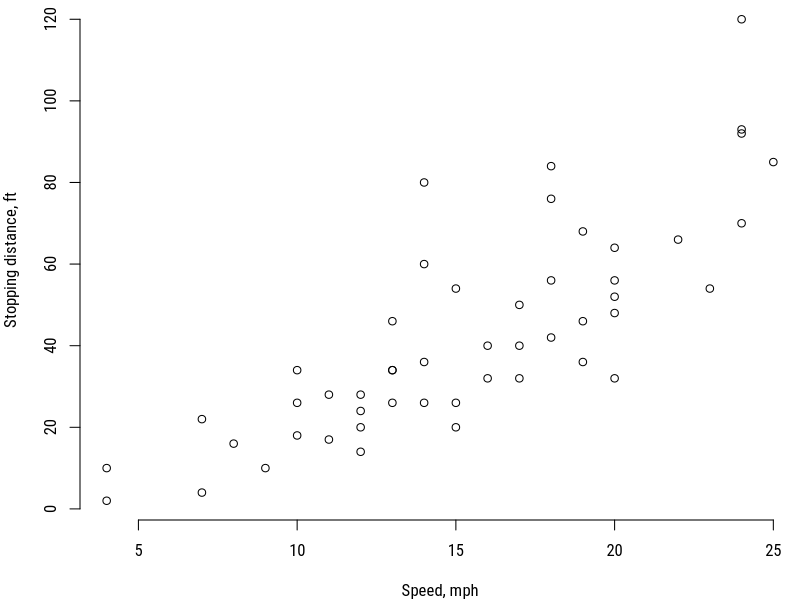
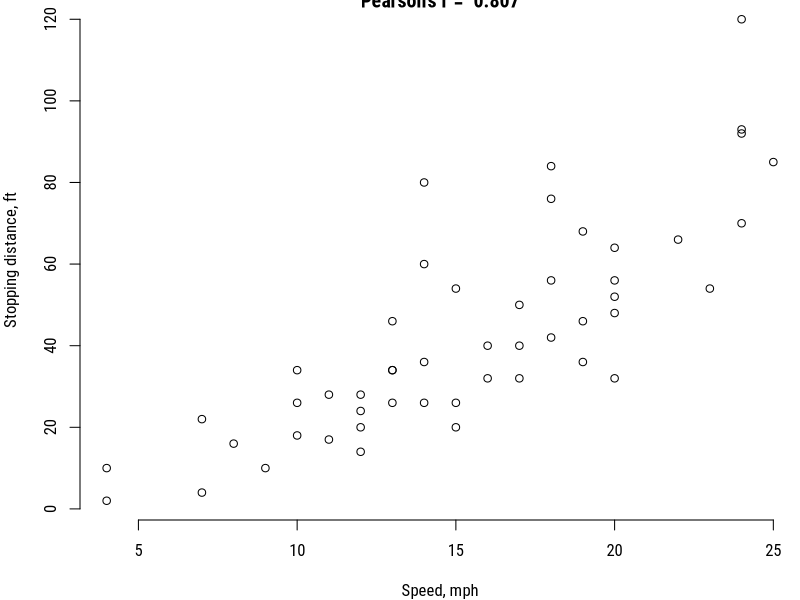
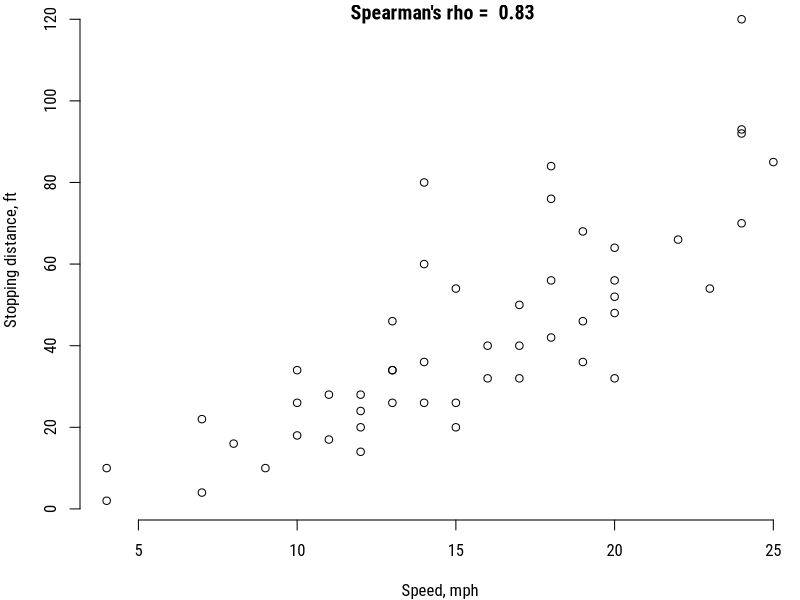
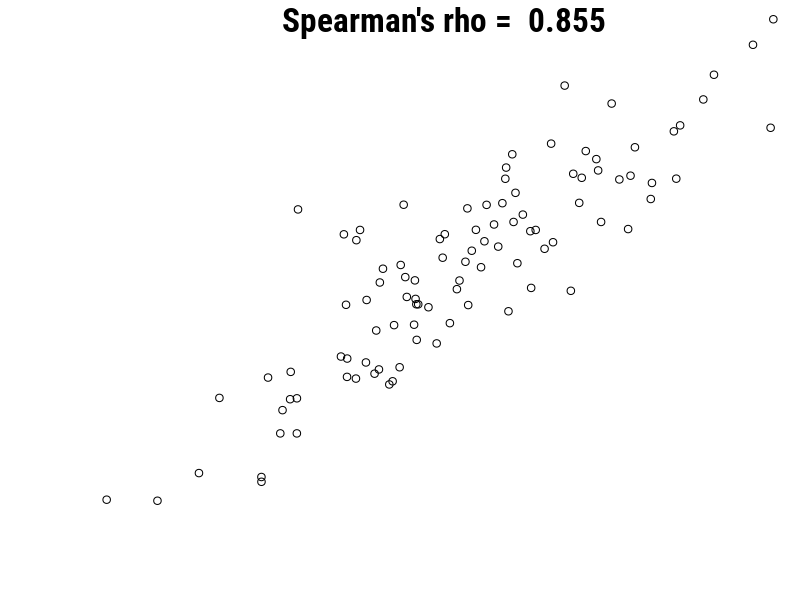
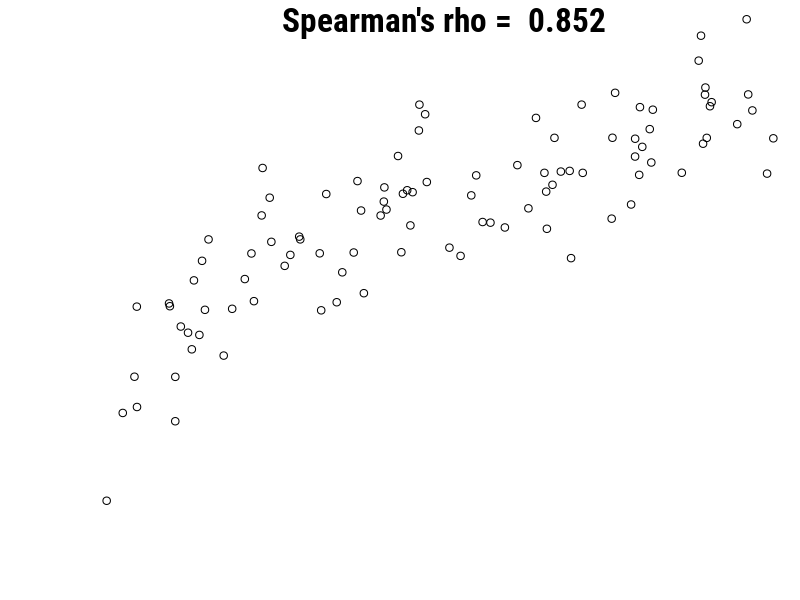
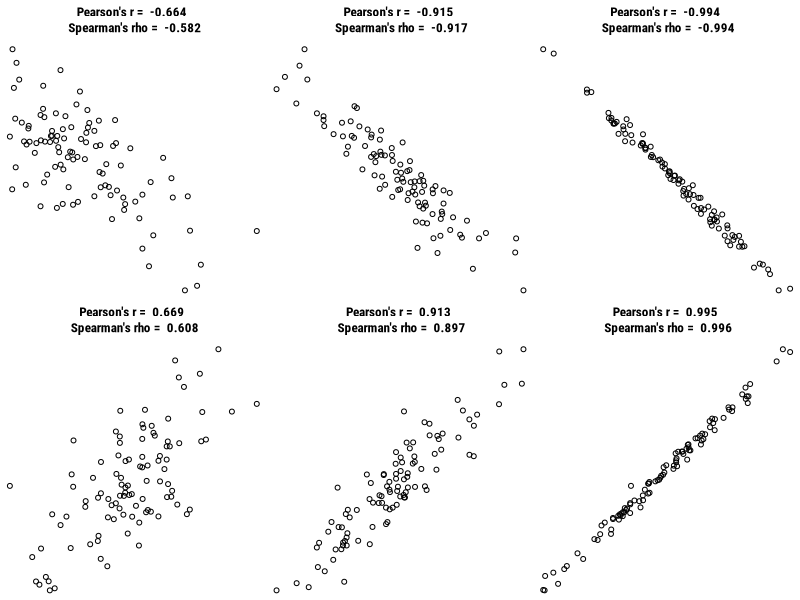
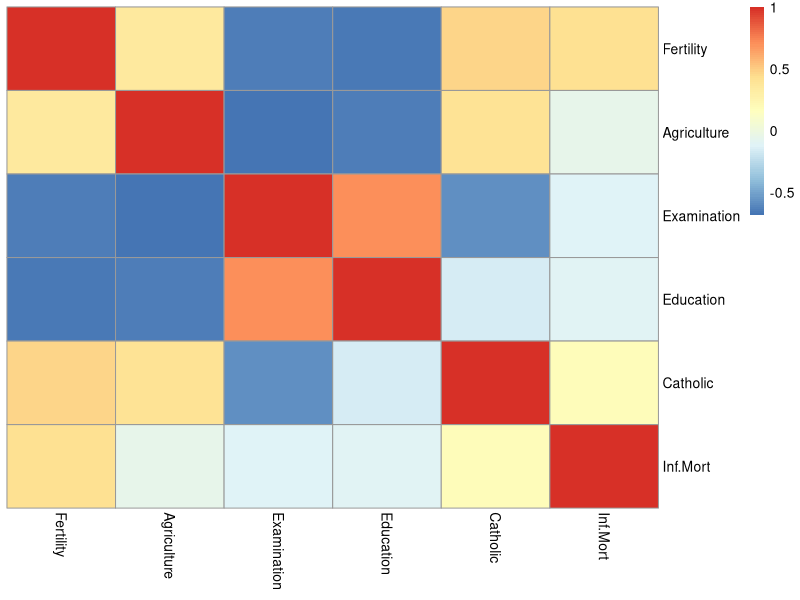
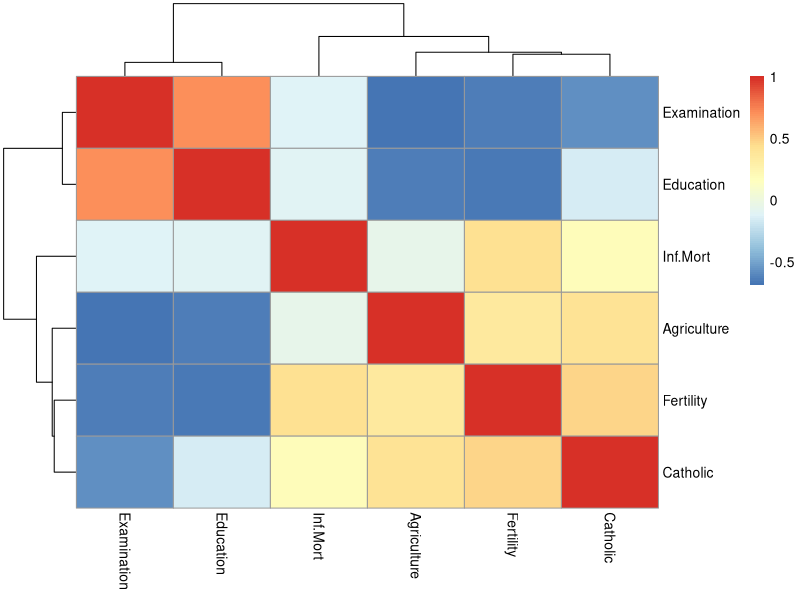

Write R code to recreate these figures, in order.
## ---- chunk 1
# Settings
knitr::opts_chunk$set(echo = F, warning = F, dpi = 150, fig.height = 4)
# Load packages
library('magrittr');library('knitr');library('DiagrammeR')
# Set colors
Col <- c(red = '#e6457a', green = '#b0e645', blue = '#45cbe6')
## ---- chunk 2
head(cars, 10)
## ---- chunk 3
par(bty = 'n', mar = c(4,4,0,0), family = 'RobotoCondensed')
plot(cars, xlab = "Speed, mph", ylab = "Stopping distance, ft")
## ---- chunk 4
par(bty = 'n', family = 'RobotoCondensed')
plot(cars, xlab = "Speed, mph", ylab = "Stopping distance, ft", 
     main = paste("Pearson's r = ", cor(cars)[2] %>% round(3)))
## ---- chunk 5
par(bty = 'n', family = 'RobotoCondensed')
plot(cars, xlab = "Speed, mph", ylab = "Stopping distance, ft", 
     main = paste("Pearson's r = ", cor(cars)[2] %>% round(3), "\n", 
                  "Spearman's rho = ", cor(cars, method = 'spearman')[2] %>% round(3)))
## ---- chunk 6
par(bty = 'n', family = 'RobotoCondensed')
set.seed(123)
x <- rnorm(100, 100)
y <- x + rnorm(100, 0, .5)
plot(x, y, axes = F, xlab = NA, ylab = NA, cex.main = 2, 
     main = paste(
       "Pearson's r = ", cor(x, y) %>% round(3), "\n", 
       "Spearman's rho = ", cor(x, y, method = 'spearman') %>% round(3)))
## ---- chunk 7
par(bty = 'n', family = 'RobotoCondensed')
set.seed(123)
x <- runif(100, 0, 100)
y <- x^(1/3) + rnorm(100, 0, .5)
plot(x, y, axes = F, xlab = NA, ylab = NA, cex.main = 2, 
     main = paste(
       "Pearson's r = ", cor(x, y) %>% round(3), "\n", 
       "Spearman's rho = ", cor(x, y, method = 'spearman') %>% round(3)))
## ---- chunk 8
par(bty = 'n', family = 'RobotoCondensed', mfrow = c(2,3), mar = c(0,0,3,0))
for (i in c(-1, 1)) {
  for (j in c(1, .5, .1)) {
    x <- rnorm(100, 0, 1)
    y <- x * i + rnorm(100, 0, j)
    plot(x, y, axes = F, xlab = NA, ylab = NA, 
         main = paste(
           "Pearson's r = ", cor(x, y) %>% round(3), "\n", 
           "Spearman's rho = ", cor(x, y, method = 'spearman') %>% round(3)))
  }
}
## ---- chunk 9
names(swiss)[6] <- 'Inf.Mort'
head(swiss)
## ---- chunk 10
cor(swiss) %>% round(3)
## ---- chunk 11
par(bty = 'n', family = 'RobotoCondensed')
pheatmap::pheatmap(cor(swiss), cluster_rows = F, cluster_cols = F)
## ---- chunk 12
par(bty = 'n', family = 'RobotoCondensed')
pheatmap::pheatmap(cor(swiss))
## ---- chunk 13
Oie <- read.table(header = T, text = '
x1	y1		x2	y2		x3	y3		x4	y4
10	8.04		10	9.14		10	7.46		8	6.58
8	6.95		8	8.14		8	6.77		8	5.76
13	7.58		13	8.74		13	12.74		8	7.71
9	8.81		9	8.77		9	7.11		8	8.84
11	8.33		11	9.26		11	7.81		8	8.47
14	9.96		14	8.1		14	8.84		8	7.04
6	7.24		6	6.13		6	6.08		8	5.25
4	4.26		4	3.1		4	5.39		19	12.5
12	10.84		12	9.13		12	8.15		8	5.56
7	4.82		7	7.26		7	6.42		8	7.91
5	5.68		5	4.74		5	5.73		8	6.89')
## ---- chunk 14
par(bty = 'n', family = 'RobotoCondensed', mfrow = c(2,2), mar = c(2,2,3,0))
for (i in 1:4) {
  temp <- Oie[, grep(i, names(Oie))]
  plot(temp, 
            main = paste(
              "Pearson's r = ", cor(temp)[2] %>% round(3), "\n", 
              "Spearman's rho = ", cor(temp, method = 'spearman')[2] %>% round(3)))
  abline(0, cor(temp)[2])
}
## ---- chunk 15
grViz("digraph {rankdir=LR; node [shape = circle] X -> Y}", height = 200, width = 400)
## ---- chunk 16
grViz("digraph {rankdir=LR; node [shape = circle] X -> Y [dir=none]; Z -> X; Z -> Y}", height = 200, width = 400)
